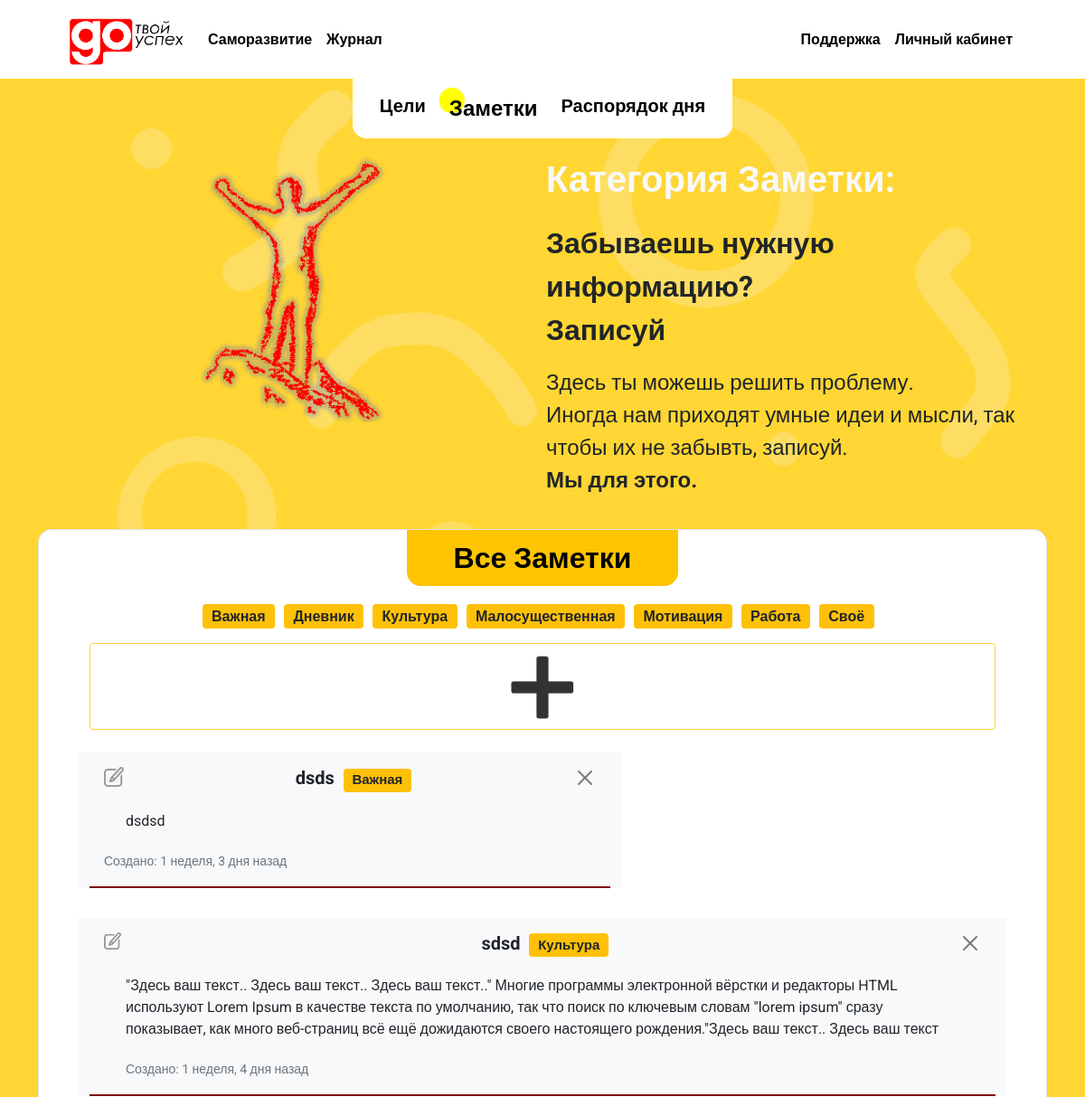
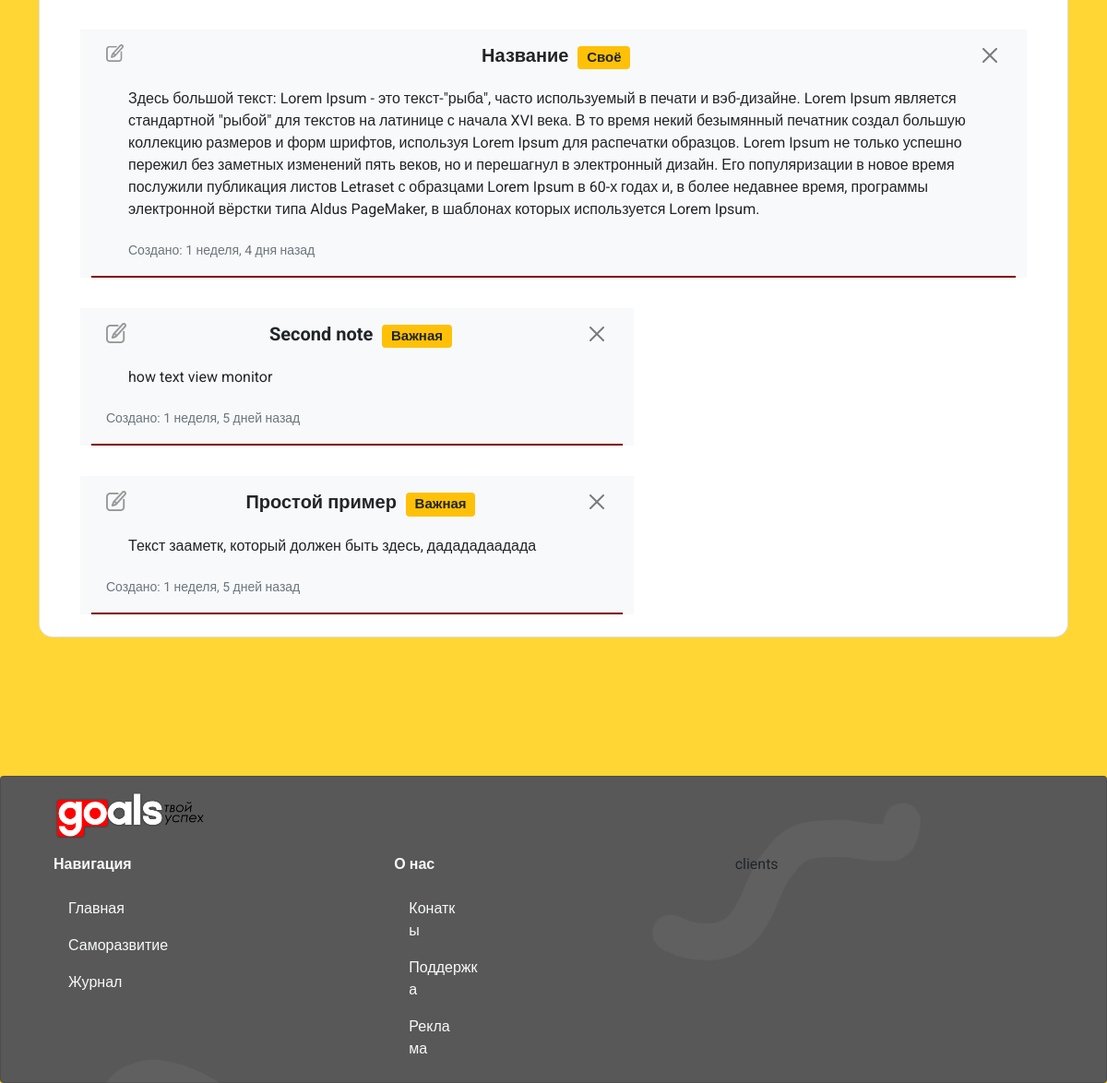
Screenshot of /development/notes with the database file from the repository (2 pictures, top to bottom).
### development/models.py (models this page shows, shortened)
class Category_notes(models.Model):
    title_category_notes = models.CharField(max_length=30, db_index=True, verbose_name='Наименование категории заметки')
    def get_notes_url(self):
        return reverse('category_notes', kwargs={ "category_notes_id": self.pk })
    def __str__(self):
        return self.title_category_notes
    class Meta:
        verbose_name = 'Категория заметки'
        verbose_name_plural = 'Категории заметок'
        ordering = ['title_category_notes']

class Notes(models.Model):
    title_notes =models.CharField(max_length=100, verbose_name="Название" , blank=True)
    content_notes = models.TextField(max_length=1000, verbose_name='Текст', blank=True)
    created_at_notes=models.DateTimeField(auto_now_add=True, verbose_name='Создано')
    photo_notes = models.ImageField(upload_to = 'photos/%Y/%m/%d/',  verbose_name='Фото', blank=True)
    category_notes=models.ForeignKey('Category_notes', on_delete=models.PROTECT, null=True, verbose_name='Категория')
    def get_delete_notes(self):
        return reverse ("deletenotes", kwargs={"pk": self.pk})
    def get_update_notes(self):
        return reverse ("edit_notes", kwargs={"pk": self.pk})
    class Meta:
        verbose_name = 'Заметка'
        verbose_name_plural = 'Заметки'
        ordering = ['-created_at_notes']

### development/views.py (the view)
# urls.py: path('notes', Notes.as_view(), name='notes'),
class Notes(ListView):
    model= Notes
    template_name= 'development/notes/notes.html'
    context_object_name='notes'

### development/templatetags/development_tags.py (called while the page is built)
@register.inclusion_tag('development/notes/list_category_notes.html')
def show_category_notes ():
    category = Category_notes.objects.all()
    return {
        "category": category,
    }

### development/templates/development/notes/notes.html (shortened to what this page needs)
{% extends 'base.html' %}
{% block navbar %}
{% include 'inc/_nav.html' %}
{% include 'inc/development/_bar_development.html' %}
{% endblock %}
{% block topbar %}
<div class="container mt-3">
    <div class="row gx-2 text-start" >
        <div class="col-6">
            <div class ="container text-center">
                <img src="/media/notes.png" alt="" style="width: 50%">
            </div>
        </div>
        <div class="col">
                <p class="fs-1 fw-bold text-light text-start">Категория Заметки:</p>
                <p class="fs-2 fw-bold text-start">Забываешь нужную информацию? <br>Записуй</p>
                <p class= "fs-4 ">Здесь ты можешь решить проблему. <br>Иногда нам приходят умные идеи и мысли, так чтобы их не забывть, записуй.<br><b>Мы для этого.</b></p>
            </div>
    </div>
</div>
{% endblock %}
{% block content %}
<div class ="card notes" style="margin-top: 20px;">
    <a href="{% url 'notes' %}" class="btn btn-outline-warning text-center fs-2 fw-bold text-notes">Все Заметки</a>
    {% include 'inc/development/_category_notes.html' %}
    <div class="card-body" style="margin-left: 40px; margin-right: 40px;">
        <a class="btn btn-outline-warning" href="{% url 'add_notes' %}" style="width: 100%; opacity: .8;">
            <img src="/media/add_notes.png" alt="" style="width:50%; margin-top: auto; margin-bottom: auto;">
        </a>
        <div class="row justify-content-start">
                {% for item in notes %}
                    {% if item.content_notes|length > 300 %}
                    <div class="mb-2 bg-light text-dark" style="width:1200px; margin-top:25px;">
                        <div class='card-body' style='border-bottom: 2px solid maroon;'>
                            <a href="{{ item.get_delete_url }}"type="button" class="btn-close"aria-label="Close" style="float: right;"></a>
                            <a href="{{item.get_update_notes}}" class="text-end" style=""><img src="/media/edit.png" alt="" style="width: 2%; float: left; margin-right:10px; opacity: .4;"></a>
                            <h5 class="card-title text-center"><b>{{ item.title_notes }}&nbsp; <span class="badge bg-warning text-dark">{{item.category_notes}}</span></b></h5>
                            <div class="container-sm">
                            <p class="card-text" style="margin-top:20px;">{{item.content_notes}}</p>
                            <p class="card-text" style="margin-top:20px;"><small class="text-muted">Создано: {{item.created_at_notes|timesince}} назад</small></p>
                            </div>
                        </div>
                    </div>
                    {% else %}
                        <div class="mb-2 bg-light text-dark" style="width:600px; margin-top:25px;">
                            <div class='card-body' style='border-bottom: 2px solid maroon;'>
                                <a href="{{ item.get_delete_notes }}"type="button" class="btn-close"aria-label="Close" style="float: right;"></a>
                                <a href="{{item.get_update_notes}}" class="text-end" style=""><img src="/media/edit.png" alt="" style="width: 4%; float: left; margin-right:10px; opacity: .4;"></a>
                                <h5 class="card-title text-center"><b>{{ item.title_notes }}&nbsp; <span class="badge bg-warning text-dark">{{item.category_notes}}</span></b></h5>
                                <div class="container-sm">
                                <p class="card-text" style="margin-top:20px;">{{item.content_notes}}</p>
                                </div>
                                <p class="card-text" style="margin-top:20px;"><small class="text-muted">Создано: {{item.created_at_notes|timesince}} назад</small></p>
                            </div>
                        </div>
                    {% endif %}
                {% endfor%}
        </div>
    </div>
    </div>
</div>
{% endblock %}

### development/templates/development/notes/list_category_notes.html
<div class="row" style="margin-left: auto; margin-right:auto;" >
    <div >
        <ul class="nav content-center">
            {% for item in category %}
            <li class="nav-item">
                <a href="{{ item.get_notes_url }}" style="margin-right:10px; margin-bottom:20px;"><span class="badge bg-warning text-dark fs-6">{{ item.title_category_notes }}</span></a>
            </li>
            {% endfor %}
        </ul>
    </div>
</div>

### rows the page displays
Category_notes: title_category_notes "Важная"
Category_notes: title_category_notes "Дневник"
Category_notes: title_category_notes "Культура"
Category_notes: title_category_notes "Малосущественная"
Category_notes: title_category_notes "Мотивация"
Category_notes: title_category_notes "Работа"
Category_notes: title_category_notes "Своё"
Notes: title_notes "dsds", category_notes "Важная", content_notes "dsdsd", created_at_notes "1 неделя, 3 дня"
Notes: title_notes "sdsd", category_notes "Культура", content_notes "\"Здесь ваш текст.. Здесь ваш текст.. Здесь ваш текст..\" Многие программы электронной вёрстки и редакторы HTML используют Lorem Ipsum в качестве текста по умолчанию, так что поиск по ключевым словам \"lorem ipsum\" сразу показывает, как много веб-страниц всё ещё дожидаются своего настоящего рождения.\"Здесь ваш текст.. Здесь ваш текст", created_at_notes "1 неделя, 4 дня"
Notes: title_notes "Название", category_notes "Своё", content_notes "Здесь большой текст: Lorem Ipsum - это текст-\"рыба\", часто используемый в печати и вэб-дизайне. Lorem Ipsum является стандартной \"рыбой\" для текстов на латинице с начала XVI века. В то время некий безымянный печатник создал большую коллекцию размеров и форм шрифтов, используя Lorem Ipsum для распечатки образцов. Lorem Ipsum не только успешно пережил без заметных изменений пять веков, но и перешагнул в электронный дизайн. Его популяризации в новое время послужили публикация листов Letraset с образцами Lorem Ipsum в 60-х годах и, в более недавнее время, программы электронной вёрстки типа Aldus PageMaker, в шаблонах которых используется Lorem Ipsum.", created_at_notes "1 неделя, 4 дня"
Notes: title_notes "Second note", category_notes "Важная", content_notes "how text view monitor", created_at_notes "1 неделя, 5 дней"
Notes: title_notes "Простой пример", category_notes "Важная", content_notes "Текст зааметк, который должен быть здесь, дадададаадада", created_at_notes "1 неделя, 5 дней"
